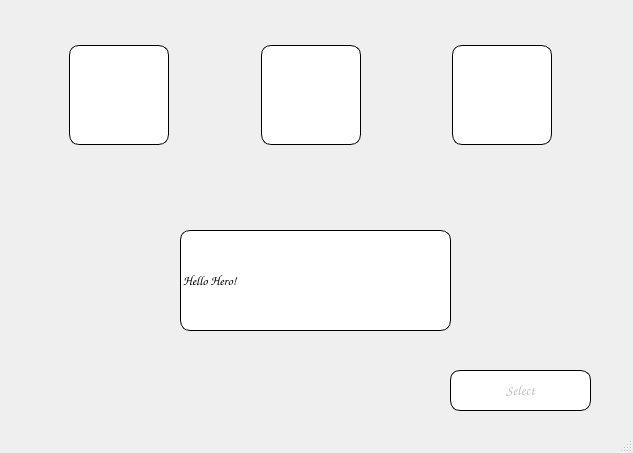
<?xml version="1.0" encoding="UTF-8"?>
<ui version="4.0">
 <class>FirstWindow</class>
 <widget class="QDialog" name="FirstWindow">
  <property name="geometry">
   <rect>
    <x>0</x>
    <y>0</y>
    <width>633</width>
    <height>453</height>
   </rect>
  </property>
  <property name="sizePolicy">
   <sizepolicy hsizetype="Fixed" vsizetype="Fixed">
    <horstretch>0</horstretch>
    <verstretch>0</verstretch>
   </sizepolicy>
  </property>
  <property name="minimumSize">
   <size>
    <width>633</width>
    <height>453</height>
   </size>
  </property>
  <property name="maximumSize">
   <size>
    <width>633</width>
    <height>453</height>
   </size>
  </property>
  <property name="font">
   <font>
    <family>Comic Sans MS</family>
    <pointsize>10</pointsize>
    <weight>75</weight>
    <bold>true</bold>
   </font>
  </property>
  <property name="contextMenuPolicy">
   <enum>Qt::NoContextMenu</enum>
  </property>
  <property name="windowTitle">
   <string notr="true"/>
  </property>
  <property name="windowIcon">
   <iconset resource="Resources.qrc">
    <normaloff>:/icons/icon_app</normaloff>:/icons/icon_app</iconset>
  </property>
  <property name="windowOpacity">
   <double>1.000000000000000</double>
  </property>
  <property name="toolTip">
   <string notr="true"/>
  </property>
  <property name="autoFillBackground">
   <bool>false</bool>
  </property>
  <property name="styleSheet">
   <string notr="true">background-image: url(:/images/background_first);</string>
  </property>
  <property name="sizeGripEnabled">
   <bool>true</bool>
  </property>
  <property name="modal">
   <bool>true</bool>
  </property>
  <widget class="QGroupBox" name="groupBox">
   <property name="geometry">
    <rect>
     <x>60</x>
     <y>20</y>
     <width>501</width>
     <height>151</height>
    </rect>
   </property>
   <property name="sizePolicy">
    <sizepolicy hsizetype="Expanding" vsizetype="Preferred">
     <horstretch>0</horstretch>
     <verstretch>0</verstretch>
    </sizepolicy>
   </property>
   <property name="autoFillBackground">
    <bool>false</bool>
   </property>
   <property name="styleSheet">
    <string notr="true">background: none;
border: none;</string>
   </property>
   <property name="title">
    <string/>
   </property>
   <layout class="QHBoxLayout" name="horizontalLayout">
    <item>
     <widget class="QPushButton" name="Pers1BTN">
      <property name="enabled">
       <bool>true</bool>
      </property>
      <property name="sizePolicy">
       <sizepolicy hsizetype="Fixed" vsizetype="Fixed">
        <horstretch>100</horstretch>
        <verstretch>100</verstretch>
       </sizepolicy>
      </property>
      <property name="minimumSize">
       <size>
        <width>100</width>
        <height>100</height>
       </size>
      </property>
      <property name="styleSheet">
       <string notr="true">border: 1px solid black;
border-radius: 10%;
padding: 5px;
background-color: white;</string>
      </property>
      <property name="text">
       <string/>
      </property>
      <property name="iconSize">
       <size>
        <width>100</width>
        <height>100</height>
       </size>
      </property>
     </widget>
    </item>
    <item>
     <spacer name="horizontalSpacer">
      <property name="orientation">
       <enum>Qt::Horizontal</enum>
      </property>
      <property name="sizeHint" stdset="0">
       <size>
        <width>0</width>
        <height>0</height>
       </size>
      </property>
     </spacer>
    </item>
    <item>
     <widget class="QPushButton" name="Pers2BTN">
      <property name="sizePolicy">
       <sizepolicy hsizetype="Fixed" vsizetype="Fixed">
        <horstretch>0</horstretch>
        <verstretch>0</verstretch>
       </sizepolicy>
      </property>
      <property name="minimumSize">
       <size>
        <width>100</width>
        <height>100</height>
       </size>
      </property>
      <property name="baseSize">
       <size>
        <width>100</width>
        <height>100</height>
       </size>
      </property>
      <property name="whatsThis">
       <string>pANDaaaaaaa</string>
      </property>
      <property name="styleSheet">
       <string notr="true">border: 1px solid black;
border-radius: 10%;
padding: 5px;
background-color: white;</string>
      </property>
      <property name="text">
       <string/>
      </property>
     </widget>
    </item>
    <item>
     <spacer name="horizontalSpacer_2">
      <property name="orientation">
       <enum>Qt::Horizontal</enum>
      </property>
      <property name="sizeHint" stdset="0">
       <size>
        <width>0</width>
        <height>0</height>
       </size>
      </property>
     </spacer>
    </item>
    <item>
     <widget class="QPushButton" name="Pers3BTN">
      <property name="sizePolicy">
       <sizepolicy hsizetype="Fixed" vsizetype="Fixed">
        <horstretch>0</horstretch>
        <verstretch>0</verstretch>
       </sizepolicy>
      </property>
      <property name="minimumSize">
       <size>
        <width>100</width>
        <height>100</height>
       </size>
      </property>
      <property name="font">
       <font>
        <family>Comic Sans MS</family>
        <pointsize>10</pointsize>
        <weight>75</weight>
        <italic>true</italic>
        <bold>true</bold>
       </font>
      </property>
      <property name="styleSheet">
       <string notr="true">border: 1px solid black;
border-radius: 10%;
padding: 5px;
background-color: white;</string>
      </property>
      <property name="text">
       <string/>
      </property>
     </widget>
    </item>
   </layout>
  </widget>
  <widget class="QPushButton" name="SelectBTN">
   <property name="enabled">
    <bool>false</bool>
   </property>
   <property name="geometry">
    <rect>
     <x>450</x>
     <y>370</y>
     <width>141</width>
     <height>41</height>
    </rect>
   </property>
   <property name="styleSheet">
    <string notr="true">QPushButton{
    background: white;
    border-style: outset;
    border-width: 5 px;
    border-radius: 10%;
    border-color: beige;
    font: bold 14px;
    padding: 6px;
	border: 1px solid black;
}
QPushButton:pressed {
    background-color: beige;
    border-style: inset;
	border: 1px solid black;
}</string>
   </property>
   <property name="text">
    <string>Select</string>
   </property>
  </widget>
  <widget class="QLabel" name="TextLabel">
   <property name="geometry">
    <rect>
     <x>180</x>
     <y>230</y>
     <width>271</width>
     <height>101</height>
    </rect>
   </property>
   <property name="styleSheet">
    <string notr="true">background: rgb(255, 255, 255);
border-radius: 10%;
border: 1px solid black;
text-align:center;
width : 100%;</string>
   </property>
   <property name="text">
    <string>Hello Hero!</string>
   </property>
  </widget>
 </widget>
 <resources>
  <include location="Resources.qrc"/>
 </resources>
 <connections/>
</ui>
